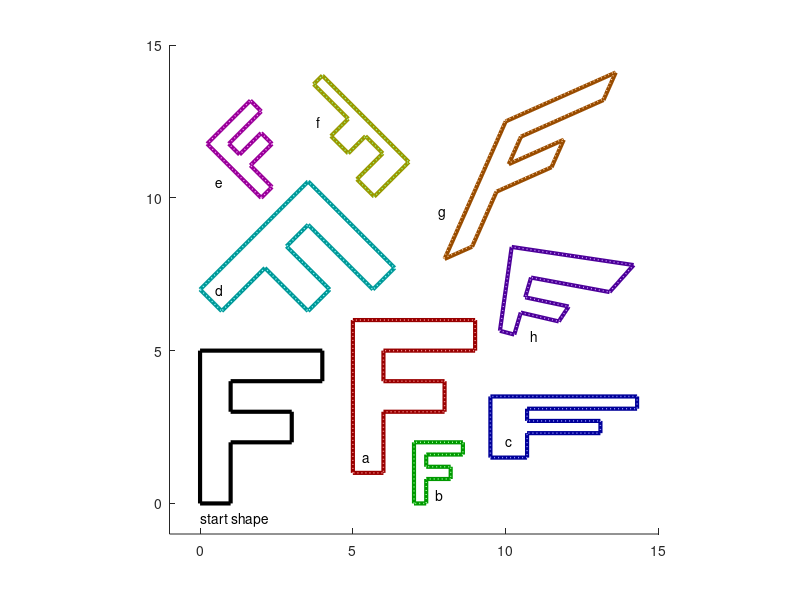

This figure's MATLAB source:
%% Transforms Lab
% Task: edit the transforms in this cell to align the outlined shapes with the 
% dotted outlines of the same colour hue.

% (a) Translation.
T_a = [1 0 5; 0 1 1; 0 0 1];

% (b) Isotropic scale + translation.
T_b = [0.4 0 7; 0 0.4  0; 0 0 1];

% (c) Anisotropic scale + translation.
T_c = [1.2 0 9.5; 0 0.4 1.5; 0 0 1];

% (d) Rotation + translation.
T_d = [cosd(45) sind(45) 0; -sind(45) cosd(45) 7; 0 0 1];

% (e) Isotropic scale + rotation + translation.
T_e = [0.5*cosd(45) -0.5*sind(45) 2; 0.5*sind(45) 0.5*cosd(45) 10; 0 0 1];

% (f) Anisotropic scale + rotation + translation.
T_f = [0.4*cosd(135) 0.8*sind(135) 4; -0.4*sind(135) 0.8*cosd(135) 14; 0 0 1];

% (g) Fully affine.
T_g = [0.9 0.4 8; 0.4 0.9 8; 0 0 1];

% (h) Perspective.
T_h = [0.2740   -0.8510    9.8120;-0.2290   -0.2150    5.6490; -0.0190   -0.0910    1.0000];
%% Apply transformations and draw the results -- DO NOT EDIT BELOW LINE.

% Start shape: a 2D pologyon in the shape of an 'F'.
p = [0 0 4 4 1 1 3 3 1 1 0; 0 5 5 4 4 3 3 2 2 0 0; 1 1 1 1 1 1 1 1 1 1 1];

% Apply the defined transforms to the input shape.
p_a = T_a * p;
p_b = T_b * p;
p_c = T_c * p;
p_d = T_d * p;
p_e = T_e * p;
p_f = T_f * p;
p_g = T_g * p;
p_h = T_h * p;

% Set up axes.
figure;
hold on;
axis equal;
axis([-1 15 -1 15]);

% Draw the transformed shapes.
plot(p_a(1,:) ./ p_a(3,:), p_a(2,:) ./ p_a(3,:), 'Color', [0.6 0   0  ], 'LineWidth', 3);
plot(p_b(1,:) ./ p_b(3,:), p_b(2,:) ./ p_b(3,:), 'Color', [0   0.6 0  ], 'LineWidth', 3);
plot(p_c(1,:) ./ p_c(3,:), p_c(2,:) ./ p_c(3,:), 'Color', [0   0   0.6], 'LineWidth', 3);
plot(p_d(1,:) ./ p_d(3,:), p_d(2,:) ./ p_d(3,:), 'Color', [0   0.6 0.6], 'LineWidth', 3);
plot(p_e(1,:) ./ p_e(3,:), p_e(2,:) ./ p_e(3,:), 'Color', [0.6 0   0.6], 'LineWidth', 3);
plot(p_f(1,:) ./ p_f(3,:), p_f(2,:) ./ p_f(3,:), 'Color', [0.6 0.6 0  ], 'LineWidth', 3);
plot(p_g(1,:) ./ p_g(3,:), p_g(2,:) ./ p_g(3,:), 'Color', [0.6 0.3 0  ], 'LineWidth', 3);
plot(p_h(1,:) ./ p_h(3,:), p_h(2,:) ./ p_h(3,:), 'Color', [0.3 0   0.6], 'LineWidth', 3);

% Initial shape and location.
text(0, -0.5, 'start shape'); plot(p(1,:), p(2,:), 'k', 'LineWidth', 3);

% Target shapes.
text( 5.3,  1.5, 'a'); plot([5 5 9 9 6 6 8 8 6 6 5], [1 6 6 5 5 4 4 3 3 1 1], ':', 'Color', [1 0.6 0.6], 'LineWidth', 1);
text( 7.7,  0.3, 'b'); plot([7 7 8.6 8.6 7.4 7.4 8.2 8.2 7.4 7.4 7], [0 2 2 1.6 1.6 1.2 1.2 0.8 0.8 0 0], ':', 'Color', [0.6 1 0.6], 'LineWidth', 1);
text(10,    2,   'c'); plot([9.5 9.5 14.3 14.3 10.7 10.7 13.1 13.1 10.7 10.7 9.5], [1.5 3.5 3.5 3.1 3.1 2.7 2.7 2.3 2.3 1.5 1.5], ':', 'Color', [0.6 0.6 1], 'LineWidth', 1);
text( 0.5,  7,   'd'); plot([0 3.53553390593274 6.36396103067893 5.65685424949238 3.53553390593274 2.82842712474619 4.24264068711929 3.53553390593274 2.12132034355964 0.707106781186548 0], [7 10.5355339059327 7.70710678118655 7 9.12132034355964 8.4142135623731 7 6.29289321881345 7.70710678118655 6.29289321881345 7], ':', 'Color', [0.6 1 1], 'LineWidth', 1);
text( 0.5, 10.5, 'e'); plot([2 0.232233047033631 1.64644660940673 2 0.939339828220179 1.29289321881345 2 2.35355339059327 1.64644660940673 2.35355339059327 2], [10 11.7677669529664 13.1819805153395 12.8284271247462 11.7677669529664 11.4142135623731 12.1213203435596 11.7677669529664 11.0606601717798 10.3535533905933 10], ':', 'Color', [1 0.6 1], 'LineWidth', 1);
text( 3.8, 12.5, 'f'); plot([4 6.82842712474619 5.69705627484771 5.13137084989848 5.97989898732233 5.41421356237309 4.84852813742386 4.28284271247462 4.84852813742386 3.71715728752538 4], [14 11.1715728752538 10.0402020253553 10.6058874503046 11.4544155877284 12.0201010126777 11.4544155877284 12.0201010126777 12.5857864376269 13.7171572875254 14], ':', 'Color', [0.6 1 0.6], 'LineWidth', 1);
text( 7.8,  9.5, 'g'); plot([7.97487373415292 9.97487373415292 13.5748737341529 13.1748737341529 10.4748737341529 10.0748737341529 11.8748737341529 11.4748737341529 9.67487373415292 8.87487373415292 7.97487373415292], [8.02512626584708 12.5251262658471 14.1251262658471 13.2251262658471 12.0251262658471 11.1251262658471 11.9251262658471 11.0251262658471 10.2251262658471 8.42512626584708 8.02512626584708], ':', 'Color', [1 0.8 0.6], 'LineWidth', 1);
text(10.8,  5.5, 'h'); plot([9.812 10.1963302752294 14.1855010660981 13.4 10.8298217179903 10.6398305084746 12.0611940298507 11.7371879106439 10.4931163954944 10.2813455657492 9.812], [5.649 8.39266055045871 7.79957356076759 6.91607142857143 7.39059967585089 6.74435028248588 6.44328358208955 5.95532194480946 6.24530663329161 5.5249745158002 5.649], ':', 'Color', [0.8 0.6 1], 'LineWidth', 1);